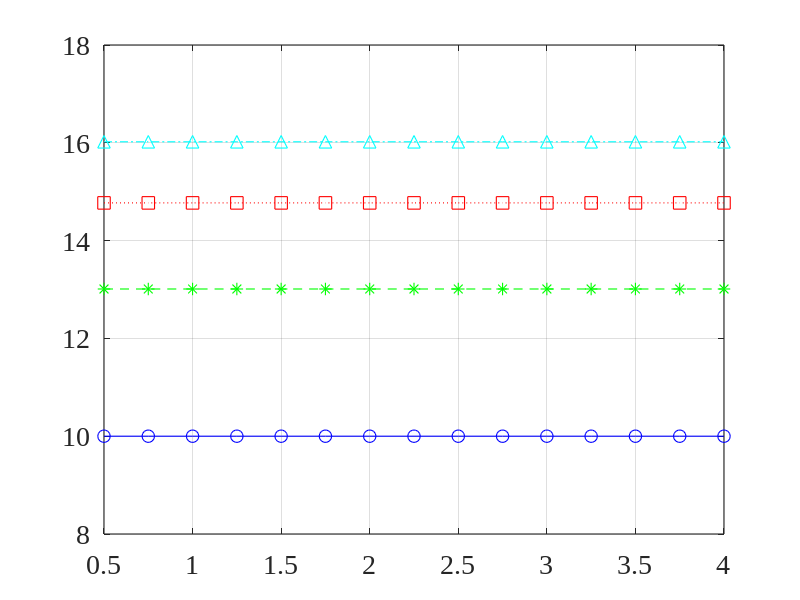
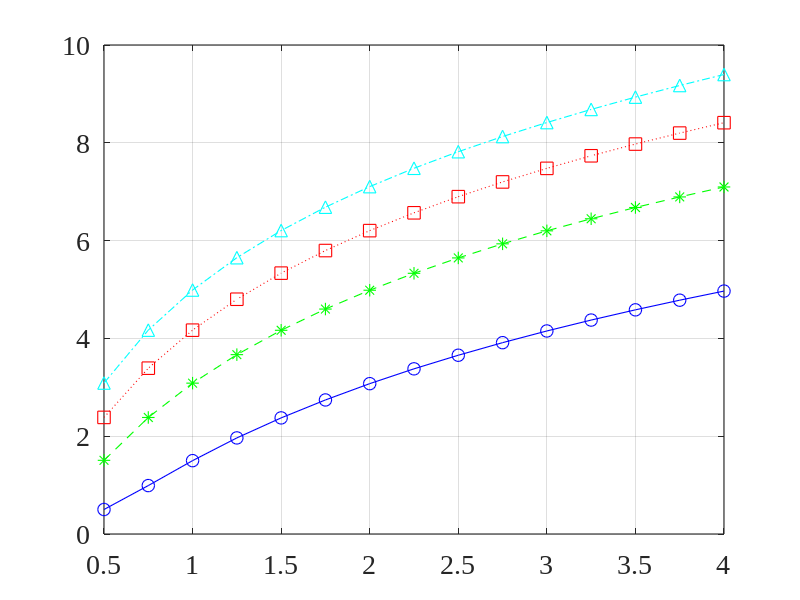

The MATLAB source for these figures, in order:
close all; clc; clear all;
linewd = 0.8;
hcfontsize = 20;
MarkerSize=9;

c=340; % voice velocity
fs=8e3;
theta_d=90/180*pi;
P=25;
Lh=30;
L=2*P+Lh;

delta_vec=linspace(0.005,0.04,15)';     % distance between microphones
M_values=[10 20 30 40]; % Number of sensors

[jj,ii]=meshgrid(1:L,1:Lh);
W_dB_values=zeros(length(delta_vec),length(M_values));
D_dB_values=zeros(length(delta_vec),length(M_values));
for idxM=1:length(M_values)
    M=M_values(idxM);
    for idxD=1:length(delta_vec)
        
        delta=delta_vec(idxD);
        G_theta_d=zeros(M*Lh,L);
        for m=1:M
            Gm_theta_d=sinc(-P-Lh+1-ii+jj-fs*(m-1)*delta/c*cos(theta_d));
            G_theta_d(((m-1)*Lh+1):(m*Lh),:)=Gm_theta_d;
        end
        diag_GG=diag(G_theta_d'*G_theta_d);
        idx_max=find(diag_GG==max(diag_GG),1);
        i_ell=zeros(L,1);
        i_ell(idx_max)=1;
        h=G_theta_d*i_ell/M;
        
        % Beampattern
        phi_vec=(0:1:180)'/180*pi;
        Lphi=length(phi_vec);
        Ba2=zeros(Lphi,1);
        G_phi=zeros(M*Lh,L);
        for idx_phi=1:Lphi
            phi=phi_vec(idx_phi);
            for m=1:M
                Gm_phi=sinc(-P-Lh+1-ii+jj-fs*(m-1)*delta/c*cos(phi));
                G_phi(((m-1)*Lh+1):(m*Lh),:)=Gm_phi;
            end
            Ba2(idx_phi)=h'*G_phi*G_phi'*h;
        end
        dphi=phi_vec(2)-phi_vec(1);
        int_0_pi_Ba2=sum(Ba2.*sin(phi_vec)*dphi);
        D=max(Ba2)*2/int_0_pi_Ba2;
        D_dB_values(idxD,idxM)=10*log10(D);
        
        W=1/(i_ell'*pinv(G_theta_d'*G_theta_d)*i_ell);
        W_dB_values(idxD,idxM)=10*log10(W);
    end
end

figure
plot(delta_vec*100,W_dB_values(:,1),'-bo','linewidth',linewd, 'MarkerSize',MarkerSize);
hold on
plot(delta_vec*100,W_dB_values(:,2),'--g*','linewidth',linewd, 'MarkerSize',MarkerSize);
plot(delta_vec*100,W_dB_values(:,3),':rs','linewidth',linewd, 'MarkerSize',MarkerSize);
plot(delta_vec*100,W_dB_values(:,4),'-.c^','linewidth',linewd, 'MarkerSize',MarkerSize);
hold off
set(gca, 'Color', [1, 1, 1]);
set(gca, 'FontName', 'Times New Roman');
set(gca, 'FontSize', hcfontsize);
set(gca, 'LineWidth', linewd);
set(gca,'XLim',[delta_vec(1) delta_vec(end)]*100);
set(gca,'YLim',[8 18]);
box on; grid on;

figure
plot(delta_vec*100,D_dB_values(:,1),'-bo','linewidth',linewd, 'MarkerSize',MarkerSize);
hold on
plot(delta_vec*100,D_dB_values(:,2),'--g*','linewidth',linewd, 'MarkerSize',MarkerSize);
plot(delta_vec*100,D_dB_values(:,3),':rs','linewidth',linewd, 'MarkerSize',MarkerSize);
plot(delta_vec*100,D_dB_values(:,4),'-.c^','linewidth',linewd, 'MarkerSize',MarkerSize);
hold off
set(gca, 'Color', [1, 1, 1]);
set(gca, 'FontName', 'Times New Roman');
set(gca, 'FontSize', hcfontsize);
set(gca, 'LineWidth', linewd);
set(gca,'XLim',[delta_vec(1) delta_vec(end)]*100);
box on; grid on;
